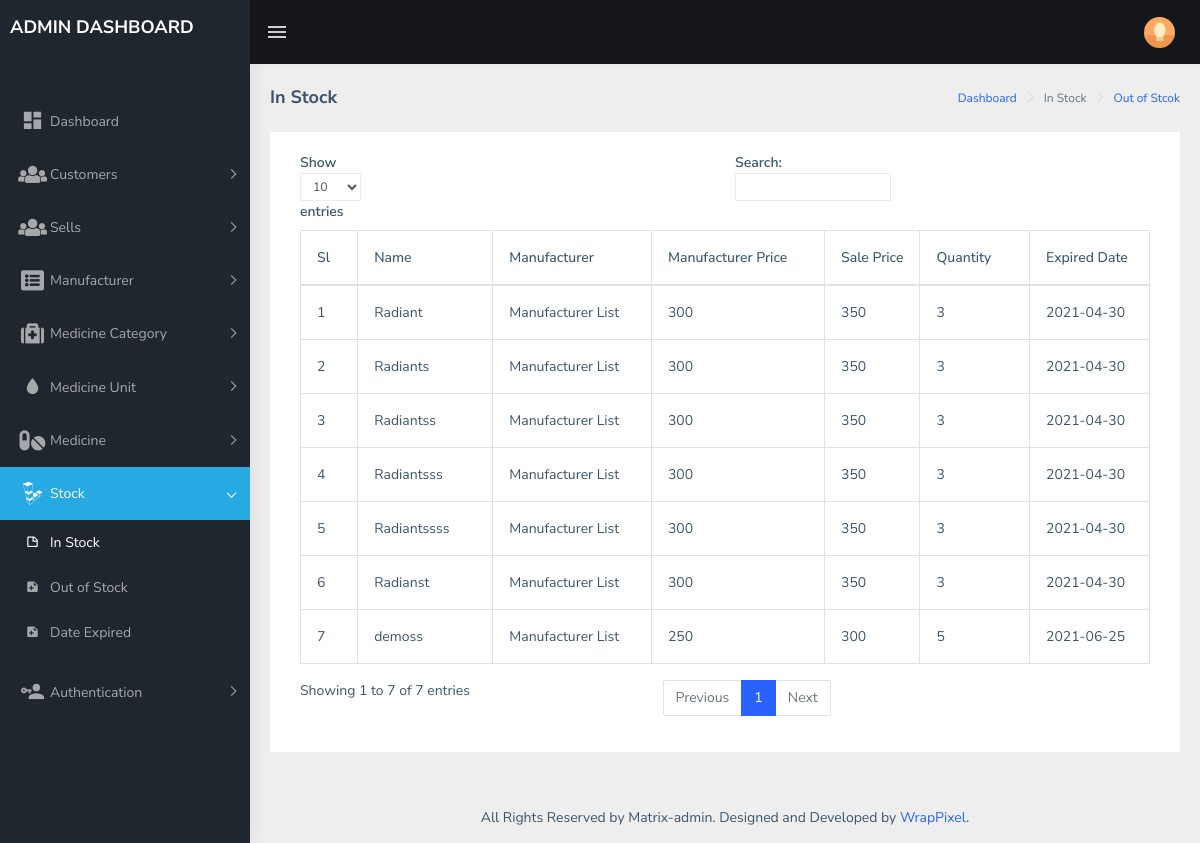
The page /instock.php (signed in) on the database its author committed.
### tables this page shows
CREATE TABLE `medicines` (
  `id` int(11) NOT NULL,
  `names` varchar(25) NOT NULL,
  `code` varchar(8) NOT NULL,
  `manufacturer` varchar(25) NOT NULL,
  `manufacturer_price` float NOT NULL,
  `price` float NOT NULL,
  `category_id` int(3) NOT NULL,
  `unit_id` int(3) NOT NULL,
  `strength` varchar(10) NOT NULL,
  `shelf` int(11) NOT NULL,
  `quantity` int(11) NOT NULL,
  `expired_date` date NOT NULL,
  `description` text NOT NULL,
  `status` tinyint(1) NOT NULL
);

### pages/stock/instock.php (the view)
<div class="row d-block">
<div class="col-12">
 <div class="card">
                            <div class="card-body">
                                <div class="table-responsive">
                                    <table id="zero_config" class="table  table-bordered">
                                        <thead>
                                            <?php $i=1;?>
                                            <tr>
                                                <th>Sl</th>
                                                <th>Name</th>
                                                <th>Manufacturer</th>
                                                <th>Manufacturer Price</th>
                                                <th>Sale Price</th>
                                                <th>Quantity</th>
                                                <th>Expired Date</th>
                                            </tr>
                                        </thead>
                                        <tbody>
                                          <?php while($get=mysqli_fetch_assoc($manage_medicine)){?>
                                            <tr>
                                                <td><?php echo $i++?></td>
                                                <td><?php echo $get['names']?></td>
                                                <td><?php echo $get['manufacturer']?></td>
                                                <td><?php echo $get['manufacturer_price']?></td>
                                                <td><?php echo $get['price']?></td>
                                                <td><?php echo $get['quantity']?></td>
                                                <td><?php echo $get['expired_date']?></td>
</tr>
<?php }?>
</tbody>
                                    </table>
                                </div>
                            </div>
                        </div>
                    </div>
                </div>

### rows shown on the page
medicines: names "Radiant", manufacturer "Manufacturer List", manufacturer_price "300", price "350", quantity "3", expired_date "2021-04-30"
medicines: names "Radiants", manufacturer "Manufacturer List", manufacturer_price "300", price "350", quantity "3", expired_date "2021-04-30"
medicines: names "Radiantss", manufacturer "Manufacturer List", manufacturer_price "300", price "350", quantity "3", expired_date "2021-04-30"
medicines: names "Radiantsss", manufacturer "Manufacturer List", manufacturer_price "300", price "350", quantity "3", expired_date "2021-04-30"
medicines: names "Radiantssss", manufacturer "Manufacturer List", manufacturer_price "300", price "350", quantity "3", expired_date "2021-04-30"
medicines: names "Radianst", manufacturer "Manufacturer List", manufacturer_price "300", price "350", quantity "3", expired_date "2021-04-30"
medicines: names "demoss", manufacturer "Manufacturer List", manufacturer_price "250", price "300", quantity "5", expired_date "2021-06-25"
